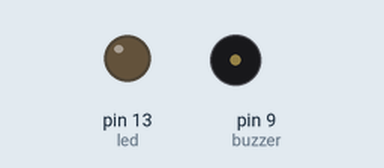
A sketch run on a simulated Arduino Uno, built with avr-gcc and run on an emulated ATmega328P. On the bench: output pins drawn as LEDs (lit = HIGH), buzzer (waves = sounding).

Above: at 1.0 s.
At 2.9 s:
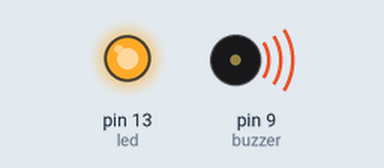
Timing chart, 0 to 7.2 s (numbered marks = the images above):
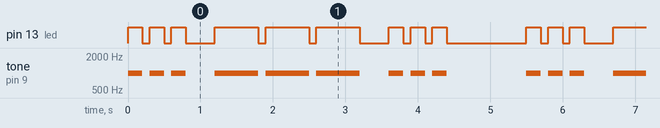

The sketch:

SOS.ino
```cpp
int buzzer = 9;
int led = 13;

void setup() {
  pinMode(buzzer, OUTPUT);
  pinMode(led, OUTPUT);
}

void loop() {
  // SOS in Morse: ... --- ...
  playDot(); playDot(); playDot(); // 3 dots
  delay(300);
  playDash(); playDash(); playDash(); // 3 dashes
  delay(300);
  playDot(); playDot(); playDot(); // 3 dots
  delay(1000);  // Wait before repeating
}

void playDot() {
  tone(buzzer, 1000); // Start the tone for dot
  digitalWrite(led, HIGH); // LED on
  delay(200); // Duration of dot
  noTone(buzzer); // Stop tone
  digitalWrite(led, LOW); // LED off
  delay(100); // Space between signals
}

void playDash() {
  tone(buzzer, 1000); // Start the tone for dash
  digitalWrite(led, HIGH); // LED on
  delay(600); // Duration of dash
  noTone(buzzer); // Stop tone
  digitalWrite(led, LOW); // LED off
  delay(100); // Space between signals
}
```

Measured:
- by itself, pin 13 (led): repeats every 5.5 s: 2 × (LOW 0.10 s, HIGH 0.20 s), LOW 0.40 s, 2 × (HIGH 0.60 s, LOW 0.10 s), HIGH 0.60 s, LOW 0.40 s, 2 × (HIGH 0.20 s, LOW 0.10 s), HIGH 0.20 s, LOW 1.1 s, HIGH 0.20 s
- by itself, tone on pin 9 (buzzer): repeats every 5.5 s: 2 × (silent 0.10 s, 1000 Hz 0.20 s), silent 0.40 s, 2 × (1000 Hz 0.60 s, silent 0.10 s), 1000 Hz 0.60 s, silent 0.40 s, 2 × (1000 Hz 0.20 s, silent 0.10 s), 1000 Hz 0.20 s, silent 1.1 s, 1000 Hz 0.20 s
